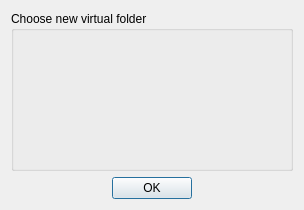
<ui version="4.0" stdsetdef="1" >
  <author></author>
  <comment></comment>
  <exportmacro></exportmacro>
  <class>DefineLinkDialog</class>
  <widget class="QDialog" name="DefineLinkDialog" >
    <property name="geometry" >
      <rect>
        <x>0</x>
        <y>0</y>
        <width>304</width>
        <height>210</height>
      </rect>
    </property>
    <property name="windowTitle" >
      <string>Define Link</string>
    </property>
    <layout class="QGridLayout" >
      <item row="1" column="0" >
        <layout class="QHBoxLayout" >
          <item>
            <spacer name="spacer6" >
              <property name="sizeHint" >
                <size>
                  <width>111</width>
                  <height>21</height>
                </size>
              </property>
              <property name="sizeType" >
                <enum>QSizePolicy::Expanding</enum>
              </property>
              <property name="orientation" >
                <enum>Qt::Horizontal</enum>
              </property>
            </spacer>
          </item>
          <item>
            <widget class="QPushButton" name="OKButton" >
              <property name="sizePolicy" >
                <sizepolicy>
                  <hsizetype>1</hsizetype>
                  <vsizetype>0</vsizetype>
                  <horstretch>0</horstretch>
                  <verstretch>0</verstretch>
                </sizepolicy>
              </property>
              <property name="text" >
                <string>OK</string>
              </property>
              <property name="toolTip" stdset="0" >
                <string>Apply new environment and continue activating module</string>
              </property>
            </widget>
          </item>
          <item>
            <spacer name="spacer6_2" >
              <property name="sizeHint" >
                <size>
                  <width>111</width>
                  <height>21</height>
                </size>
              </property>
              <property name="sizeType" >
                <enum>QSizePolicy::Expanding</enum>
              </property>
              <property name="orientation" >
                <enum>Qt::Horizontal</enum>
              </property>
            </spacer>
          </item>
        </layout>
      </item>
      <item row="0" column="0" >
        <widget class="QGroupBox" name="MainGroup" >
          <property name="title" >
            <string>Choose new virtual folder</string>
          </property>
        </widget>
      </item>
    </layout>
  </widget>
  <layoutdefault spacing="6" margin="11" />
  <pixmapfunction>qPixmapFromMimeSource</pixmapfunction>
  <connections>
    <connection>
      <sender>OKButton</sender>
      <signal>clicked()</signal>
      <receiver>DefineLinkDialog</receiver>
      <slot>accept()</slot>
    </connection>
  </connections>
</ui>
